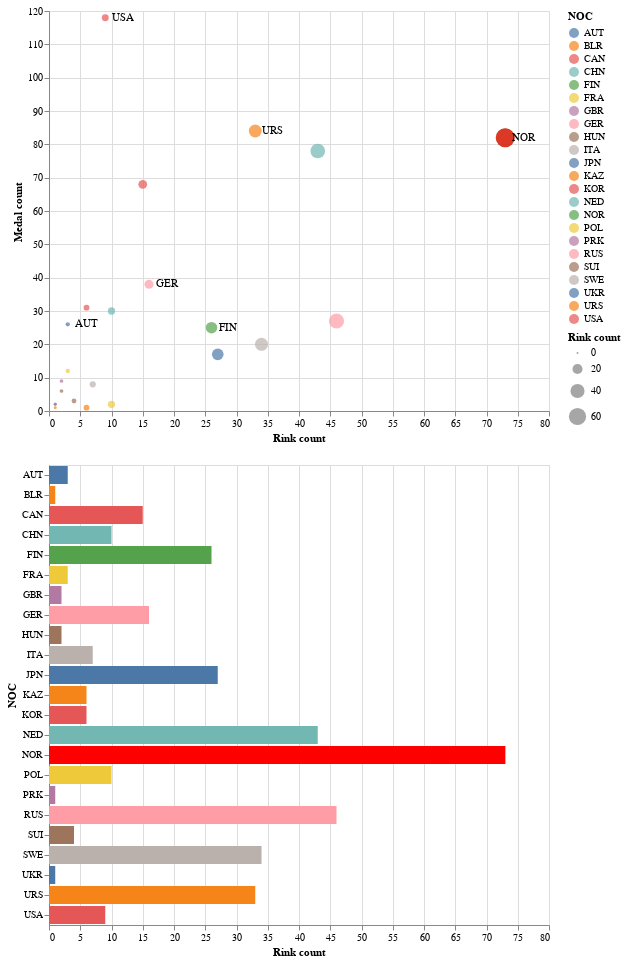

Write notebook code for a chart like this one.
### Code cell
selection=alt.selection_single();
colorCondition=alt.condition(selection,"NOC",alt.value("gray"))

#########################
c1_1=alt.Chart(df_medal_rinks).mark_bar(color='grey').encode(
    y=alt.X('NOC:N',
    sort='-x'),
    x=alt.Y('Rink count'),
    tooltip=['NOC','Medal count:Q','Rink count:Q']
).encode(
    color=colorCondition,   
).add_selection(
    selection
)
c1_2=alt.Chart(df_medal_rinks[df_medal_rinks['NOC']=='NOR']).mark_bar(color='red').encode(
    y=alt.X('NOC:N',
    sort='-x'),
    x=alt.Y('Rink count')

)
# text_annotation=c1.mark_text(
#     align='left',
#     dx=6,
#     color='black'
# ).encode(
#     text=alt.Text('place:Q')
# )
vis_rink=c1_1+c1_2
vis_rink
##########################
c2_1=alt.Chart(df_medal_rinks).mark_circle(color='grey').encode(
    x=alt.X('Rink count:Q',
    sort='-y'),
    y=alt.Y('Medal count:Q'),
    size='Rink count:Q',
    tooltip=['NOC','Medal count:Q','Rink count:Q']
).encode(
    color=colorCondition,   
).add_selection(
    selection
).properties(height=400,width=500)

c2_2=alt.Chart(df_medal_rinks[df_medal_rinks['NOC']=='NOR']).mark_circle(color='red').encode(
    x=alt.X('Rink count:Q',
    sort='-y'),
    y=alt.Y('Medal count:Q'),
    size='Rink count:Q'
)
text_annotation=alt.Chart(df_medal_rinks[df_medal_rinks['NOC'].isin(top)]).mark_circle().encode(
    x=alt.X('Rink count:Q',
    sort='-y'),
    y=alt.Y('Medal count:Q'),
).mark_text(
    align='left',
    dx=7,

).encode(
    text=alt.Text('NOC:N')
)
vis_rink_medal=c2_1+c2_2+text_annotation
vis_rink_medal
##############################
(vis_rink_medal & vis_rink).resolve_scale(x='shared')

### Figure 1 — Vega-Lite specification as saved in the notebook (floating-point values rounded to 4 significant figures)
{"config": {"view": {"continuousWidth": 400, "continuousHeight": 300}}, "vconcat": [{"layer": [{"data": {"name": "data-fa801d70211b72df5e3257b0912774bd"}, "mark": {"type": "circle", "color": "grey"}, "encoding": {"color": {"condition": {"type": "nominal", "field": "NOC", "selection": "selector010"}, "value": "gray"}, "size": {"type": "quantitative", "field": "Rink count"}, "tooltip": [{"type": "nominal", "field": "NOC"}, {"type": "quantitative", "field": "Medal count"}, {"type": "quantitative", "field": "Rink count"}], "x": {"type": "quantitative", "field": "Rink count", "sort": "-y"}, "y": {"type": "quantitative", "field": "Medal count"}}, "height": 400, "selection": {"selector010": {"type": "single"}}, "width": 500}, {"data": {"name": "data-a548db24498547f00c46216fa543fe4c"}, "mark": {"type": "circle", "color": "red"}, "encoding": {"size": {"type": "quantitative", "field": "Rink count"}, "x": {"type": "quantitative", "field": "Rink count", "sort": "-y"}, "y": {"type": "quantitative", "field": "Medal count"}}}, {"data": {"name": "data-55311a2e0f322c1fb19fd2f74f57b302"}, "mark": {"type": "text", "align": "left", "dx": 7}, "encoding": {"text": {"type": "nominal", "field": "NOC"}, "x": {"type": "quantitative", "field": "Rink count", "sort": "-y"}, "y": {"type": "quantitative", "field": "Medal count"}}}]}, {"layer": [{"data": {"name": "data-fa801d70211b72df5e3257b0912774bd"}, "mark": {"type": "bar", "color": "grey"}, "encoding": {"color": {"condition": {"type": "nominal", "field": "NOC", "selection": "selector010"}, "value": "gray"}, "tooltip": [{"type": "nominal", "field": "NOC"}, {"type": "quantitative", "field": "Medal count"}, {"type": "quantitative", "field": "Rink count"}], "x": {"type": "quantitative", "field": "Rink count"}, "y": {"type": "nominal", "field": "NOC", "sort": "-x"}}, "selection": {"selector010": {"type": "single"}}}, {"data": {"name": "data-a548db24498547f00c46216fa543fe4c"}, "mark": {"type": "bar", "color": "red"}, "encoding": {"x": {"type": "quantitative", "field": "Rink count"}, "y": {"type": "nominal", "field": "NOC", "sort": "-x"}}}]}], "resolve": {"scale": {"x": "shared"}}, "$schema": "https://vega.github.io/schema/vega-lite/v4.8.1.json", "datasets": {"data-fa801d70211b72df5e3257b0912774bd": [{"NOC": "NOR", "Rink count": 73, "Medal count": 82}, {"NOC": "RUS", "Rink count": 46, "Medal count": 27}, {"NOC": "NED", "Rink count": 43, "Medal count": 78}, {"NOC": "SWE", "Rink count": 34, "Medal count": 20}, {"NOC": "URS", "Rink count": 33, "Medal count": 84}, {"NOC": "JPN", "Rink count": 27, "Medal count": 17}, {"NOC": "FIN", "Rink count": 26, "Medal count": 25}, {"NOC": "GER", "Rink count": 16, "Medal count": 38}, {"NOC": "CAN", "Rink count": 15, "Medal count": 68}, {"NOC": "CHN", "Rink count": 10, "Medal count": 30}, {"NOC": "POL", "Rink count": 10, "Medal count": 2}, {"NOC": "USA", "Rink count": 9, "Medal count": 118}, {"NOC": "ITA", "Rink count": 7, "Medal count": 8}, {"NOC": "KAZ", "Rink count": 6, "Medal count": 1}, {"NOC": "KOR", "Rink count": 6, "Medal count": 31}, {"NOC": "SUI", "Rink count": 4, "Medal count": 3}, {"NOC": "AUT", "Rink count": 3, "Medal count": 26}, {"NOC": "FRA", "Rink count": 3, "Medal count": 12}, {"NOC": "HUN", "Rink count": 2, "Medal count": 6}, {"NOC": "GBR", "Rink count": 2, "Medal count": 9}, {"NOC": "UKR", "Rink count": 1, "Medal count": 2}, {"NOC": "PRK", "Rink count": 1, "Medal count": 2}, {"NOC": "BLR", "Rink count": 1, "Medal count": 1}], "data-a548db24498547f00c46216fa543fe4c": [{"NOC": "NOR", "Rink count": 73, "Medal count": 82}], "data-55311a2e0f322c1fb19fd2f74f57b302": [{"NOC": "NOR", "Rink count": 73, "Medal count": 82}, {"NOC": "URS", "Rink count": 33, "Medal count": 84}, {"NOC": "FIN", "Rink count": 26, "Medal count": 25}, {"NOC": "GER", "Rink count": 16, "Medal count": 38}, {"NOC": "USA", "Rink count": 9, "Medal count": 118}, {"NOC": "AUT", "Rink count": 3, "Medal count": 26}]}}
